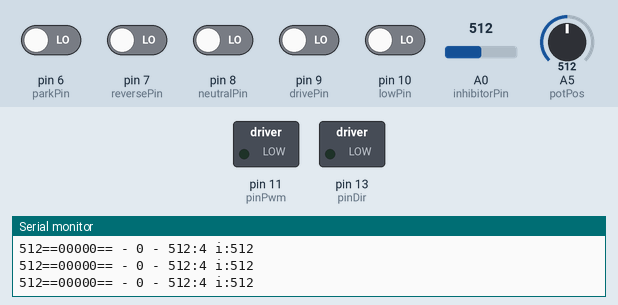
Bench run of a sketch on a simulated Arduino Uno, built with avr-gcc and run on an emulated ATmega328P. Shown: switched loads named in the sketch (green lamp = pin HIGH), the last lines printed to the serial monitor. Inputs (shaded band) come from the test bench; at power-on: pin 6 (parkPin), pin 7 (reversePin), pin 8 (neutralPin), pin 9 (drivePin), pin 10 (lowPin) LOW, A5 (potPos) = 512, A0 (inhibitorPin) = 512.

Above: at 1.2 s.
1.3 s: pin 6 (parkPin) driven HIGH
At 2.5 s:
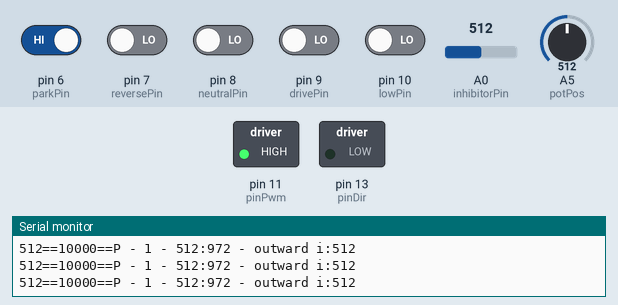
2.8 s: A5 (potPos) set to 912
5.8 s: A5 (potPos) set to 930
At 6.9 s:
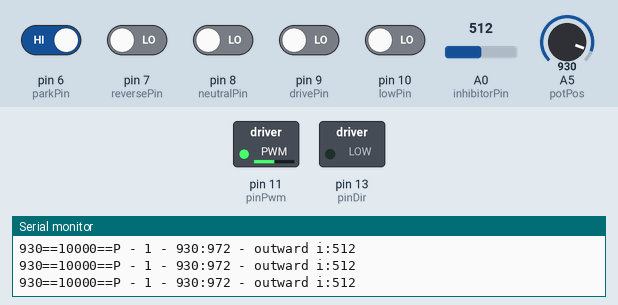
7.3 s: A5 (potPos) set to 1023
At 8.0 s:
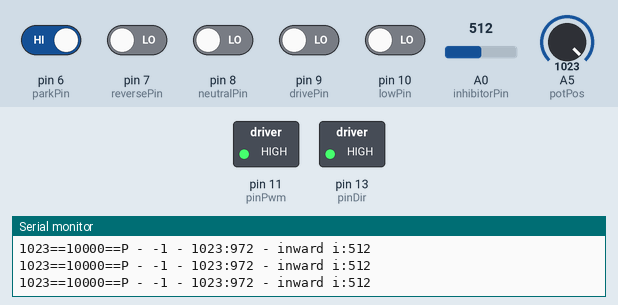
8.8 s: A5 (potPos) set to 1006
At 9.8 s:
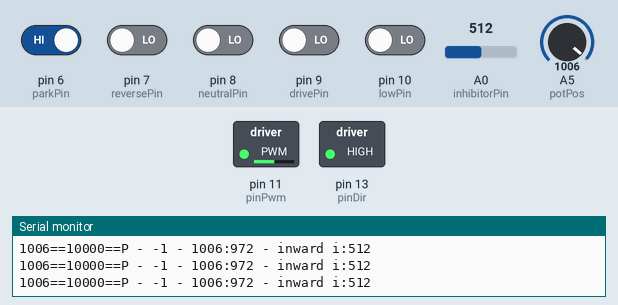
10.3 s: A5 (potPos) set to 900
At 11.4 s:
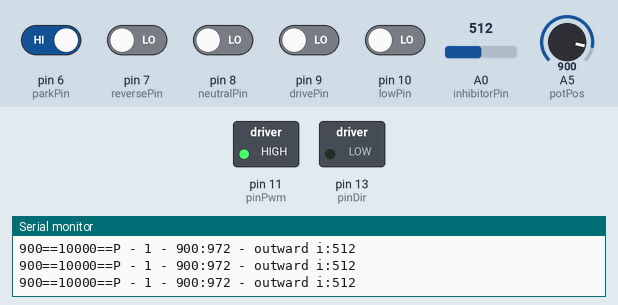
Timing chart, 0 to 12.8 s (numbered marks = the images above; inputs shaded):
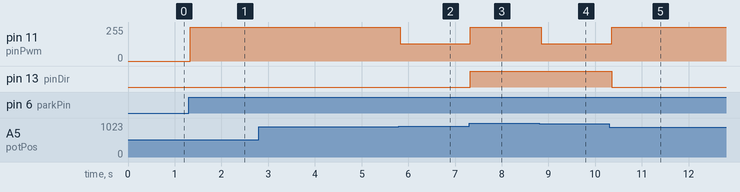

The sketch:

EdselTransmissionCytronMotorController.ino
```cpp
// (licence header left out)
#include <limits.h>

/*******************************************************************************
   PIN CONFIGURATION
 *******************************************************************************/

//const int servoPin = 4
const int parkPin = 6;
const int reversePin = 7;
const int neutralPin = 8;
const int drivePin = 9;
const int lowPin = 10;

// const int parkPin = 8;
// const int reversePin = 9;
// const int neutralPin = 10;
// const int drivePin = 11;
// const int lowPin = 12;

// PWM is connected to pin 11.
const int pinPwm = 11;

// DIR is connected to pin a digital pin 13.
const int pinDir = 13;

// Analog pins
const int potPos = 5;
const int inhibitorPin = A0;
volatile int inhibitorValue = INT_MAX;

/*******************************************************************************
   PRIVATE GLOBAL VARIABLES
 *******************************************************************************/

// precision is about 3 units
int limits[2] = {4, 972};	// set limitations {min,max}

int parkPos = 972;
int reversePos = 825;
int neutralPos = 690;
int drivePos = 575;
int lowPos = 425;

int parkState = 0; // when 1 then the park button is pressed
int reverseState = 0;
int neutralState = 0;
int driveState = 0;
int lowState = 0;

int dir = 1;
int inward = -1;
int outward = 1;

int leeway = 3;

boolean targetHit = false;
int lastStatePos = 0;

/* Inhibitor notes:
    15-19 = Parked and stopped, no motion.
    slow reverse = 15
    faster than 5mph > 1000
    conclusion: > 100 = driving, don't shift to P, R, or N
*/
int inhibitorLimit = 100;

void setup() {
  Serial.begin(9600);

  pinMode(parkPin, INPUT);
  pinMode(reversePin, INPUT);
  pinMode(neutralPin, INPUT);
  pinMode(drivePin, INPUT);
  pinMode(lowPin, INPUT);

  // Initialize the PWM and DIR pins as digital outputs.
  pinMode(pinPwm, OUTPUT);
  pinMode(pinDir, OUTPUT);

  pinMode(potPos, INPUT);

  pinMode(inhibitorPin, INPUT_PULLUP);
}

void moveMotor(int targetPos, int currentPos, boolean stopMotion) {
  if (stopMotion) {
    dir = 0;
  } else if (
    currentPos == targetPos ||
    currentPos == targetPos + leeway ||
    currentPos == targetPos - leeway) {
    Serial.print(" - targetHit - ");
    dir = 0;
    targetHit = true;
  } else if (currentPos < targetPos || currentPos < limits[0]) {
    dir = outward;
  } else if (currentPos > targetPos || currentPos > limits[1]) {
    dir = inward;
  }

  Serial.print(" - ");
  Serial.print(dir);
  Serial.print(" - ");
  Serial.print(currentPos);
  Serial.print(':');
  Serial.print(targetPos);

  if (dir == 0) {
    // no motion
    analogWrite(pinPwm, 0);
    digitalWrite(pinDir, LOW);
  } else if (dir == outward) {
    // outward
    Serial.print(" - outward");

    if (targetPos - currentPos > 50) {
      analogWrite(pinPwm, 255);
    } else {
      analogWrite(pinPwm, 128);
    }

    digitalWrite(pinDir, LOW);
  } else if (dir == inward) {
    // inward
    Serial.print(" - inward");

    if (currentPos - targetPos > 50) {
      analogWrite(pinPwm, 255);
    } else {
      analogWrite(pinPwm, 128);
    }

    digitalWrite(pinDir, HIGH);
  }
}

void checkBeforeMove(int positionTarget, int potPosition, boolean stopMotion) {
  if (lastStatePos != positionTarget) {
    targetHit = false;
  }
  lastStatePos = positionTarget;
  if (!targetHit) {
    moveMotor(positionTarget, potPosition, false);
  } else {
    Serial.print(" - no move - ");
    Serial.print(potPosition);
    Serial.print(":");
    Serial.print(positionTarget);
  }
}

boolean isInhibited() {
  return false; // TODO: remove
  if (inhibitorValue > inhibitorLimit) {
    return true;
  }
  return false;
}

void loop()
{
  inhibitorValue = analogRead(inhibitorPin);
  int potPosition =  analogRead(potPos);
  Serial.print(potPosition);
  parkState = digitalRead(parkPin);
  reverseState = digitalRead(reversePin);
  neutralState = digitalRead(neutralPin);
  driveState = digitalRead(drivePin);
  lowState = digitalRead(lowPin);

  Serial.print("==");
  Serial.print(parkState);
  Serial.print(reverseState);
  Serial.print(neutralState);
  Serial.print(driveState);
  Serial.print(lowState);
  Serial.print("==");

  if (parkState == HIGH && !isInhibited()) {
    Serial.print("P");
    checkBeforeMove(parkPos, potPosition, false);
  } else if (reverseState == HIGH && !isInhibited()) {
    Serial.print("R");
    checkBeforeMove(reversePos, potPosition, false);
  } else if (neutralState == HIGH && !isInhibited()) {
    Serial.print("N");
    checkBeforeMove(neutralPos, potPosition, false);
  } else if (driveState == HIGH) {
    Serial.print("D");
    checkBeforeMove(drivePos, potPosition, false);
  } else if (lowState == HIGH) {
    Serial.print("L");
    checkBeforeMove(lowPos, potPosition, false);
  } else {
    // stop motor
    moveMotor(limits[0], potPosition, true);
  }

  Serial.print(" i:");
  Serial.print(inhibitorValue);

  Serial.println();

  delay(20);
}
```

Measured:
- the behaviour switches between 921 and 922 on A5 (potPos) (found by bisection; images 1 and 2)
- the behaviour switches between 1023 and 1022 on A5 (potPos) (found by bisection; images 3 and 4)
- after the input at 1.3 s, pin 11 (pinPwm): 0/255 → 255/255 at once
- after the input at 5.8 s, pin 11 (pinPwm): 255/255 → 128/255 at once
- after the input at 7.3 s, pin 11 (pinPwm): 128/255 → 255/255 at once; pin 13 (pinDir): LOW → HIGH at once
- after the input at 8.8 s, pin 11 (pinPwm): 255/255 → 128/255 at once
- after the input at 10.3 s, pin 11 (pinPwm): 128/255 → 255/255 after 0.06 s; pin 13 (pinDir): HIGH → LOW after 0.06 s
